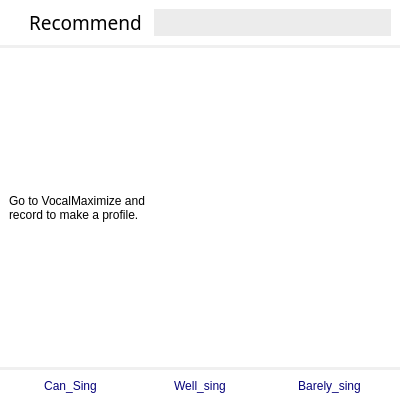
<?xml version="1.0" encoding="UTF-8"?>
<ui version="4.0">
 <class>Form</class>
 <widget class="QWidget" name="Form">
  <property name="geometry">
   <rect>
    <x>0</x>
    <y>0</y>
    <width>400</width>
    <height>402</height>
   </rect>
  </property>
  <property name="windowTitle">
   <string>Form</string>
  </property>
  <layout class="QHBoxLayout" name="horizontalLayout">
   <property name="spacing">
    <number>0</number>
   </property>
   <property name="leftMargin">
    <number>0</number>
   </property>
   <property name="topMargin">
    <number>0</number>
   </property>
   <property name="rightMargin">
    <number>0</number>
   </property>
   <property name="bottomMargin">
    <number>0</number>
   </property>
   <item>
    <layout class="QVBoxLayout" name="verticalLayout">
     <property name="spacing">
      <number>0</number>
     </property>
     <property name="bottomMargin">
      <number>0</number>
     </property>
     <item>
      <widget class="QFrame" name="horizontalFrame">
       <property name="sizePolicy">
        <sizepolicy hsizetype="Preferred" vsizetype="Preferred">
         <horstretch>0</horstretch>
         <verstretch>1</verstretch>
        </sizepolicy>
       </property>
       <property name="minimumSize">
        <size>
         <width>0</width>
         <height>0</height>
        </size>
       </property>
       <property name="styleSheet">
        <string notr="true">background-color: white;
border-bottom: 3px solid rgb(240, 240, 240);
border-radius:0px;</string>
       </property>
       <layout class="QHBoxLayout" name="horizontalLayout_2">
        <property name="spacing">
         <number>6</number>
        </property>
        <property name="leftMargin">
         <number>9</number>
        </property>
        <property name="topMargin">
         <number>9</number>
        </property>
        <property name="rightMargin">
         <number>9</number>
        </property>
        <property name="bottomMargin">
         <number>9</number>
        </property>
        <item>
         <spacer name="horizontalSpacer">
          <property name="orientation">
           <enum>Qt::Horizontal</enum>
          </property>
          <property name="sizeType">
           <enum>QSizePolicy::Preferred</enum>
          </property>
          <property name="sizeHint" stdset="0">
           <size>
            <width>20</width>
            <height>20</height>
           </size>
          </property>
         </spacer>
        </item>
        <item>
         <widget class="QLabel" name="RecommendListLabel">
          <property name="enabled">
           <bool>true</bool>
          </property>
          <property name="sizePolicy">
           <sizepolicy hsizetype="Preferred" vsizetype="Preferred">
            <horstretch>1</horstretch>
            <verstretch>1</verstretch>
           </sizepolicy>
          </property>
          <property name="font">
           <font>
            <family>Noto Sans KR Black</family>
            <pointsize>14</pointsize>
            <weight>50</weight>
            <italic>false</italic>
            <bold>false</bold>
            <stylestrategy>PreferAntialias</stylestrategy>
           </font>
          </property>
          <property name="styleSheet">
           <string notr="true">font: 14pt &quot;Noto Sans KR Black&quot;;
color: #000;
border:none;</string>
          </property>
          <property name="text">
           <string>Recommend</string>
          </property>
         </widget>
        </item>
        <item>
         <widget class="QLineEdit" name="Search">
          <property name="sizePolicy">
           <sizepolicy hsizetype="Preferred" vsizetype="Expanding">
            <horstretch>2</horstretch>
            <verstretch>1</verstretch>
           </sizepolicy>
          </property>
          <property name="styleSheet">
           <string notr="true">background-color:rgb(236, 236, 236);
border:none;
border-radius:15px;
font: 12pt &quot;Noto Sans KR&quot;;</string>
          </property>
         </widget>
        </item>
       </layout>
      </widget>
     </item>
     <item>
      <widget class="QWidget" name="mainWidget" native="true">
       <property name="sizePolicy">
        <sizepolicy hsizetype="Preferred" vsizetype="Preferred">
         <horstretch>0</horstretch>
         <verstretch>10</verstretch>
        </sizepolicy>
       </property>
       <property name="minimumSize">
        <size>
         <width>0</width>
         <height>0</height>
        </size>
       </property>
       <property name="styleSheet">
        <string notr="true">background-color:white;</string>
       </property>
       <layout class="QHBoxLayout" name="mainLayout">
        <property name="spacing">
         <number>0</number>
        </property>
        <property name="leftMargin">
         <number>0</number>
        </property>
        <property name="topMargin">
         <number>0</number>
        </property>
        <property name="rightMargin">
         <number>0</number>
        </property>
        <property name="bottomMargin">
         <number>0</number>
        </property>
        <item>
         <widget class="QStackedWidget" name="stackedWidget">
          <property name="currentIndex">
           <number>0</number>
          </property>
          <widget class="QWidget" name="makeProfile">
           <layout class="QHBoxLayout" name="horizontalLayout_3">
            <item>
             <widget class="QLabel" name="label">
              <property name="styleSheet">
               <string notr="true">font: 16pt &quot;Noto Sans KR medium&quot;;
                                    color: #000;
                                    border:none;</string>
              </property>
              <property name="text">
               <string>Go to VocalMaximize and 
record to make a profile.</string>
              </property>
             </widget>
            </item>
           </layout>
          </widget>
          <widget class="QWidget" name="RecommendListWidget">
           <layout class="QHBoxLayout" name="horizontalLayout_5">
            <property name="spacing">
             <number>0</number>
            </property>
            <property name="leftMargin">
             <number>0</number>
            </property>
            <property name="topMargin">
             <number>0</number>
            </property>
            <property name="rightMargin">
             <number>0</number>
            </property>
            <property name="bottomMargin">
             <number>0</number>
            </property>
            <item>
             <widget class="QScrollArea" name="RecommendListScrollArea">
              <property name="autoFillBackground">
               <bool>false</bool>
              </property>
              <property name="widgetResizable">
               <bool>true</bool>
              </property>
              <widget class="QWidget" name="scrollAreaWidgetContents">
               <property name="geometry">
                <rect>
                 <x>0</x>
                 <y>0</y>
                 <width>98</width>
                 <height>28</height>
                </rect>
               </property>
               <layout class="QVBoxLayout" name="verticalLayout_2"/>
              </widget>
             </widget>
            </item>
           </layout>
          </widget>
         </widget>
        </item>
       </layout>
      </widget>
     </item>
     <item>
      <widget class="QFrame" name="SortButtons">
       <property name="sizePolicy">
        <sizepolicy hsizetype="Preferred" vsizetype="Preferred">
         <horstretch>0</horstretch>
         <verstretch>1</verstretch>
        </sizepolicy>
       </property>
       <property name="styleSheet">
        <string notr="true">background-color:white;
border-top: 3px solid rgb(240, 240, 240);</string>
       </property>
       <layout class="QHBoxLayout" name="horizontalLayout_4">
        <property name="leftMargin">
         <number>9</number>
        </property>
        <property name="topMargin">
         <number>9</number>
        </property>
        <property name="rightMargin">
         <number>9</number>
        </property>
        <property name="bottomMargin">
         <number>9</number>
        </property>
        <item>
         <widget class="QPushButton" name="CanSing">
          <property name="sizePolicy">
           <sizepolicy hsizetype="Preferred" vsizetype="Preferred">
            <horstretch>1</horstretch>
            <verstretch>1</verstretch>
           </sizepolicy>
          </property>
          <property name="styleSheet">
           <string notr="true">QPushButton {
                        background-color: white;
                        border-radius: 15px;
						color: rgb(7, 3, 122);
border:none;
	font: 12pt &quot;Noto Sans KR&quot;;
                        }

                    QPushButton:hover {
                        background-color: rgb(244, 244, 244);
                        }

                    QPushButton:pressed {
                        background-color: #999999;
                        }
					QPushButton:disabled {
                        color: rgb(167, 167, 167);
                        }</string>
          </property>
          <property name="text">
           <string>Can_Sing</string>
          </property>
         </widget>
        </item>
        <item>
         <widget class="QPushButton" name="WellSing">
          <property name="sizePolicy">
           <sizepolicy hsizetype="Preferred" vsizetype="Preferred">
            <horstretch>1</horstretch>
            <verstretch>1</verstretch>
           </sizepolicy>
          </property>
          <property name="styleSheet">
           <string notr="true">QPushButton {
                        background-color: white;
                        border-radius: 15px;
						color: rgb(7, 3, 122);
border:none;
	font: 12pt &quot;Noto Sans KR&quot;;
                        }

                    QPushButton:hover {
                        background-color: rgb(244, 244, 244);
                        }

                    QPushButton:pressed {
                        background-color: #999999;
                        }
					QPushButton:disabled {
                        color: rgb(167, 167, 167);
                        }</string>
          </property>
          <property name="text">
           <string>Well_sing</string>
          </property>
         </widget>
        </item>
        <item>
         <widget class="QPushButton" name="BarelySing">
          <property name="sizePolicy">
           <sizepolicy hsizetype="Preferred" vsizetype="Preferred">
            <horstretch>1</horstretch>
            <verstretch>1</verstretch>
           </sizepolicy>
          </property>
          <property name="styleSheet">
           <string notr="true">QPushButton {
                        background-color: white;
                        border-radius: 15px;
						color: rgb(7, 3, 122);
border:none;
	font: 12pt &quot;Noto Sans KR&quot;;
                        }

                    QPushButton:hover {
                        background-color: rgb(244, 244, 244);
                        }

                    QPushButton:pressed {
                        background-color: #999999;
                        }
					QPushButton:disabled {
                        color: rgb(167, 167, 167);
                        }</string>
          </property>
          <property name="text">
           <string>Barely_sing</string>
          </property>
         </widget>
        </item>
       </layout>
      </widget>
     </item>
    </layout>
   </item>
  </layout>
 </widget>
 <resources/>
 <connections/>
</ui>
